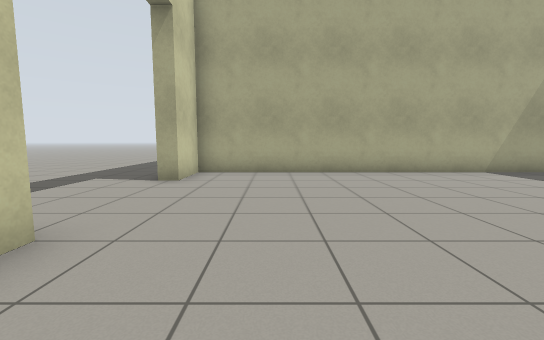
View 1 (above)

12 first-person views from a walk through a robot-simulator world made for Gazebo. The camera is 0.94 m above the floor, tilts 6° down and sees 90° across. The floor is counted in squares, 1 m on a side. Each view is taken from the middle of a square. On the plan, view 1 faces up. The plan holds only what a view shows up to about 11 squares ahead; the rest is blank. The place goes on beyond the plan. Robots are left out.

View 2
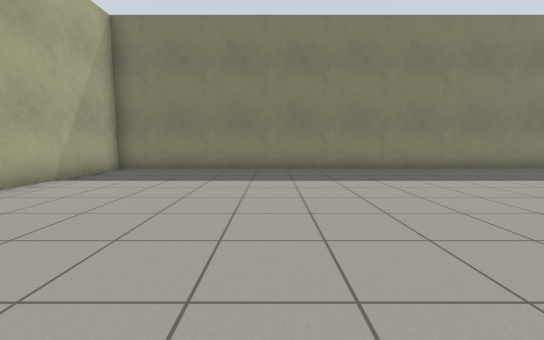

View 3
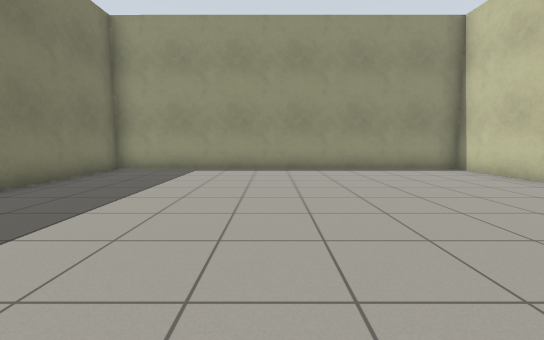

View 4
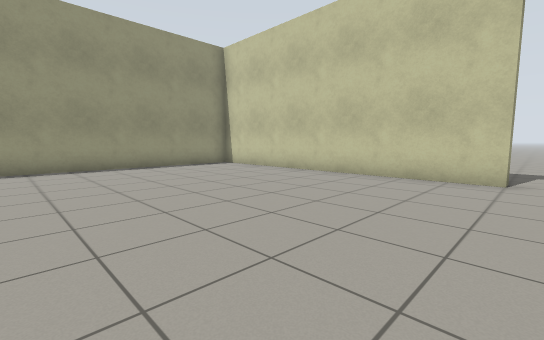

View 5
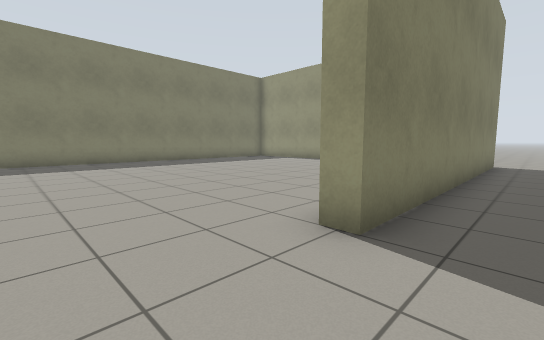

View 6
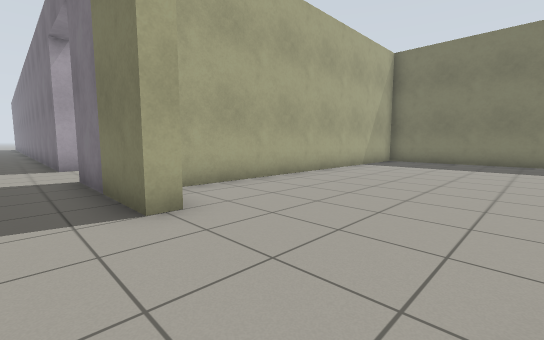

View 7
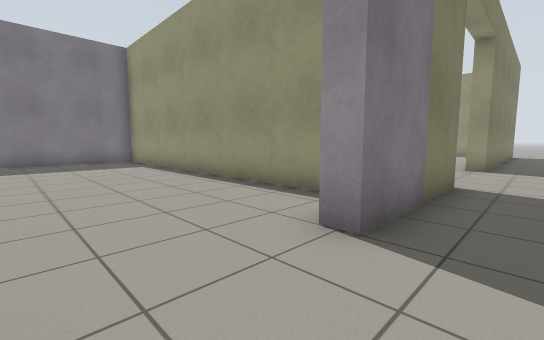

View 8
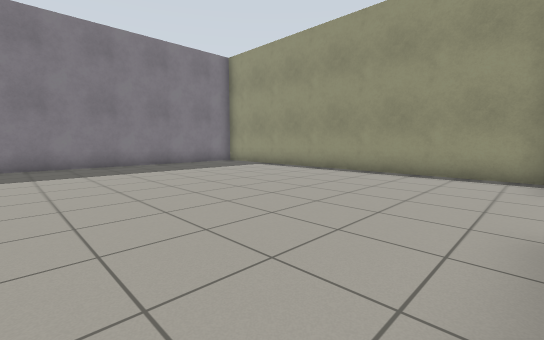

View 9
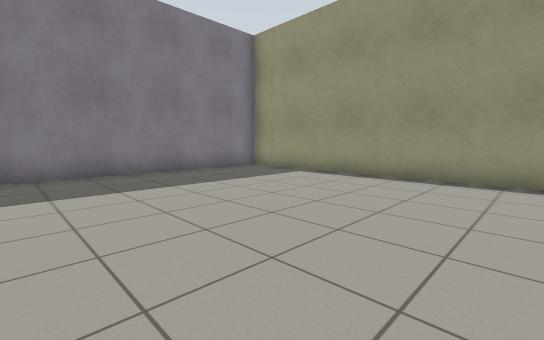

View 10
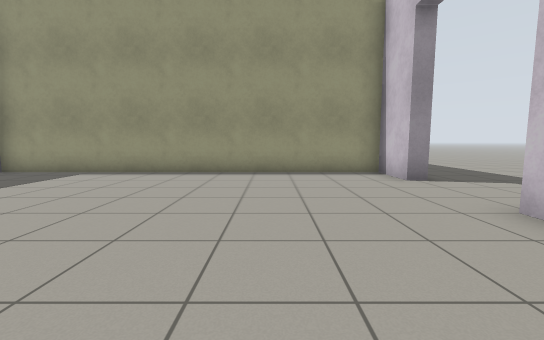

View 11
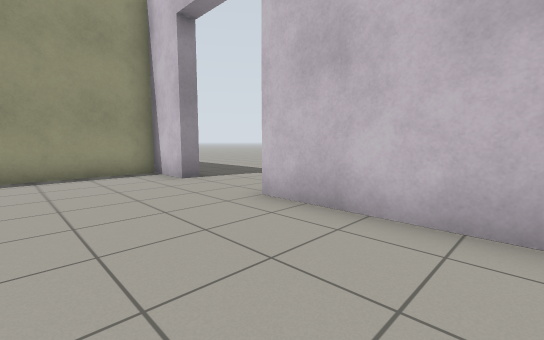

View 12
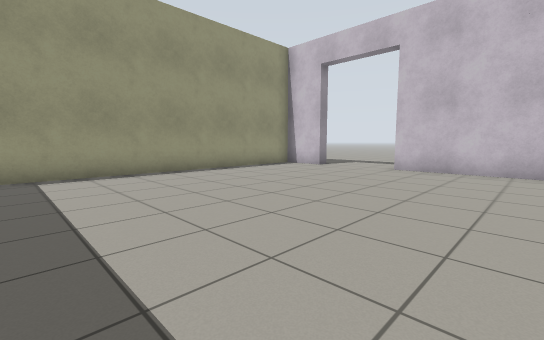

### Floor plan
Points are (right, up) in squares from view 1. A wall is a line through its corners. A room is listed if a view was taken in it or the views show most of it. See-through windows are left out.
Room 1 (views 1, 2, 3, 4, 5, 6)
walls: (-2.8, -7.5) (-2.8, 2.5) (-2.3, 2.5) (-2.3, -7.2) (9.2, -7.3) (9.2, 8.2) (-2.3, 8.3) (-2.3, 6.5) (-2.8, 6.5)
ways out: opening at (-4, 7) to room 2; opening at (-4, -7)
Room 2 (views 7, 8, 9, 10, 11, 12)
walls: (-2.3, 17.1) (-2.3, 13.5) (-2.8, 13.5) (-2.8, 17.5); (-2.8, 6.5) (-2.8, 10.5) (-2.3, 10.5) (-2.3, 8.8) (9.2, 8.7) (9.2, 17.1)
ways out: opening at (-4, 7) to room 1

Where each view was taken, in squares from view 1:
view 1: 0 up, 0 right, facing up
view 2: 3 up, 0 right, facing right
view 3: 2 up, 4 right, facing down
view 4: 3 up, 5 right, facing down-left
view 5: 5 up, 4 left, facing down-right
view 6: 3 up, 4 left, facing up-right
view 7: 13 up, 4 left, facing down-right
view 8: 17 up, 2 left, facing down-right
view 9: 16 up, 1 right, facing down-right
view 10: 17 up, 1 right, facing down
view 11: 17 up, 1 right, facing down-left
view 12: 17 up, 7 right, facing down-left
